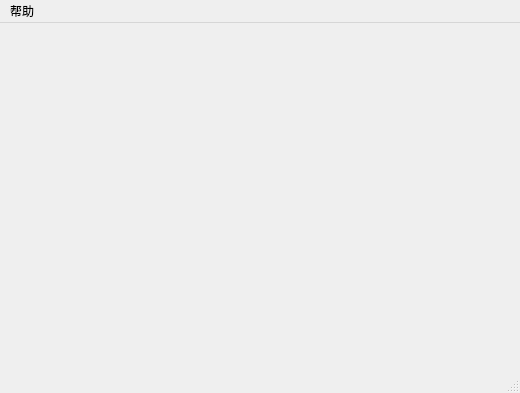
<?xml version="1.0" encoding="UTF-8"?>
<ui version="4.0">
 <class>MainWindow</class>
 <widget class="QMainWindow" name="MainWindow">
  <property name="geometry">
   <rect>
    <x>0</x>
    <y>0</y>
    <width>520</width>
    <height>393</height>
   </rect>
  </property>
  <property name="windowTitle">
   <string>MainWindow</string>
  </property>
  <widget class="QWidget" name="centralwidget"/>
  <widget class="QMenuBar" name="menubar">
   <property name="geometry">
    <rect>
     <x>0</x>
     <y>0</y>
     <width>520</width>
     <height>26</height>
    </rect>
   </property>
   <widget class="QMenu" name="menu">
    <property name="title">
     <string>帮助</string>
    </property>
    <addaction name="actionactor"/>
   </widget>
   <addaction name="menu"/>
  </widget>
  <widget class="QStatusBar" name="statusbar"/>
  <action name="actionactor">
   <property name="text">
    <string>作者</string>
   </property>
  </action>
  <action name="actionok">
   <property name="text">
    <string>ok</string>
   </property>
  </action>
 </widget>
 <resources/>
 <connections/>
</ui>
